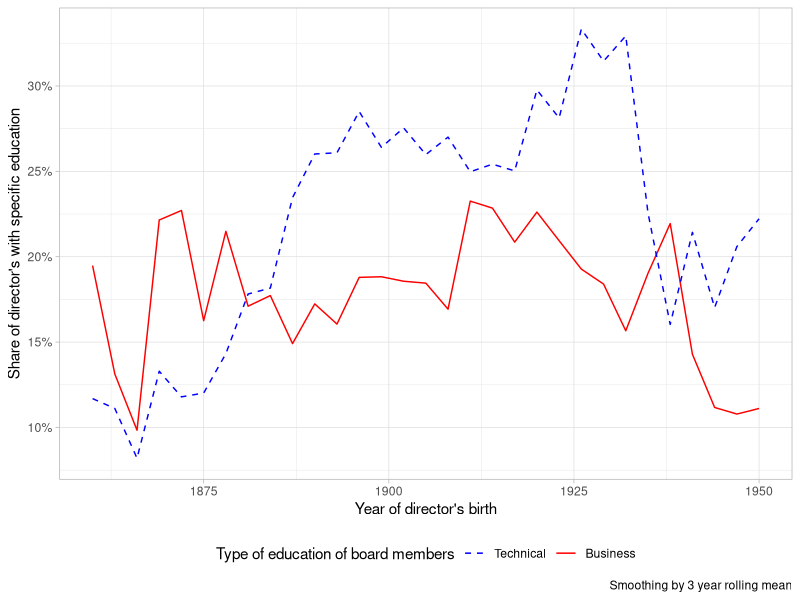
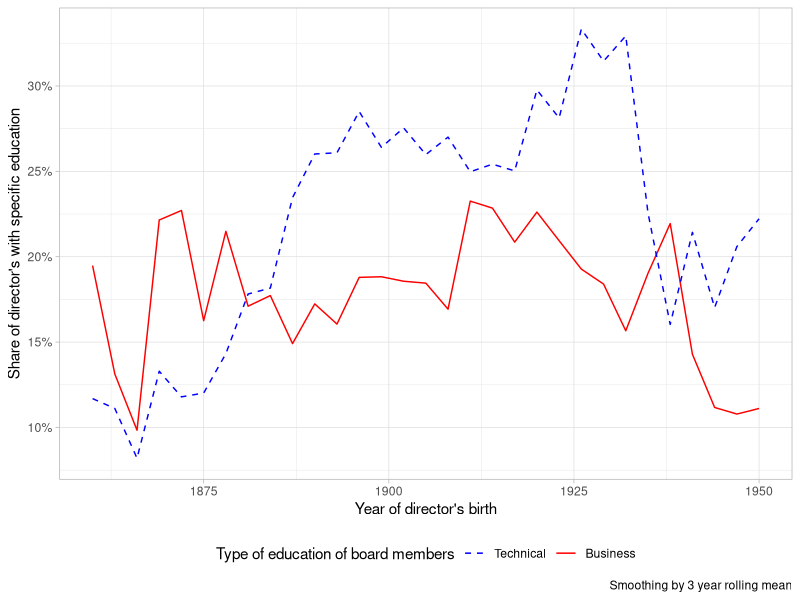

Source code (R) for these figures, in order:
## ---- chunk 1
library(tidyverse)
theme_set(theme_light())

df_directors <- readxl::read_excel("data/directors_education_data_deduplicated.xlsx")

df_directors %>%
    # extract 4 digits from the birth_date column
    mutate(
        birth_year = str_extract(birth_date, "\\d{4}"),
        birth_year = parse_number(birth_year)
    ) %>%
    mutate(
        # create variable to smooth out the data, where birthyear is grouped by 5 years
        birth_year_5 = floor(birth_year / 3) * 3,
    ) %>%
    group_by(birth_year_5) %>%
    summarise(
        mean_technical = mean(has_technical_education, na.rm = T),
        mean_business = mean(has_business_education, na.rm = T),
    ) %>%
    filter(between(birth_year_5, 1860, 1950)) %>%
    ggplot(aes(x = birth_year_5)) +
    geom_line(aes(y = mean_technical, colour = "Technical"), lty = 1) +
    geom_line(aes(y = mean_business, colour = "Business"), lty = 2) +
    theme(legend.position = "bottom") +
    labs(
        colour = "Type of education of board members",
        x = "Year of director's birth",
        y = "Share of director's with specific education",
        caption = "Smoothing by 3 year rolling mean"
    ) +
    scale_y_continuous(labels = scales::percent_format(scale = 100)) +
    scale_colour_manual(values = c("blue", "red"), labels = c("Technical", "Business")) 


ggsave("data/assets/directors_education_over_time.png", width = 8, height = 6, dpi = 300)
